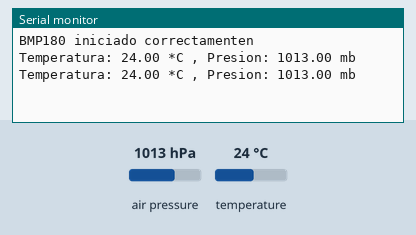
The sketch below on a simulated Arduino Uno, built with avr-gcc and run on an emulated ATmega328P. Shown: the last lines printed to the serial monitor. Inputs (shaded band) come from the test bench; at power-on: air pressure 1013 hPa, temperature 24 °C.

Above: at 1.8 s.
1.9 s: air pressure set to 952 hPa
At 2.8 s:
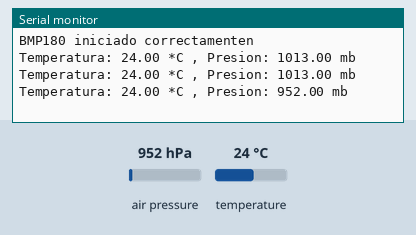
3.4 s: temperature set to 12 °C
At 4.7 s:
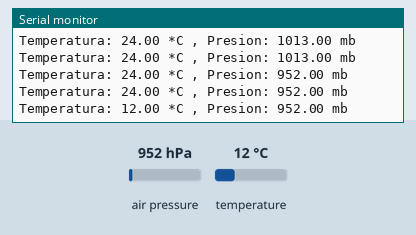
4.9 s: air pressure set to 975 hPa
At 6.0 s:
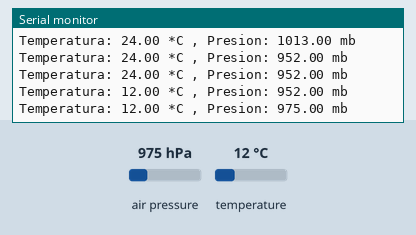
Timing chart, 0 to 7.9 s (numbered marks = the images above; inputs shaded):
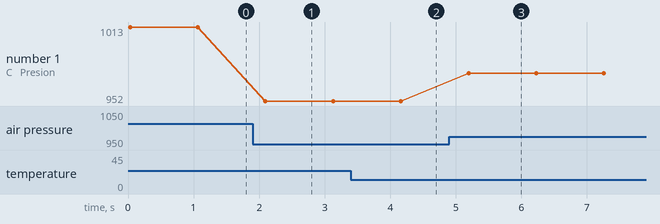

The sketch:

BMP.ino
```cpp
#include <SFE_BMP180.h>
#include <Wire.h>

SFE_BMP180 bmp180;

void setup()
{
  Serial.begin(9600);
  setupBMP180();
}

void loop()
{
  readBMP180();
}


void setupBMP180() {

    if (bmp180.begin())
      Serial.println("BMP180 iniciado correctamenten");
    else
    {
      Serial.println("Error al iniciar el BMP180");
      while (1) ;
      // bucle infinito
  }
}


void readBMP180() {
  char status;
  double T, P;

  status = bmp180.startTemperature();//Inicio de lectura de temperatura
  if (status != 0)
  {
    delay(status); //Pausa para que finalice la lectura
    status = bmp180.getTemperature(T); //Obtener la temperatura
    if (status != 0)
    {
      status = bmp180.startPressure(3); //Inicio lectura de presión
      if (status != 0)
      {
        delay(status);//Pausa para que finalice la lectura
        status = bmp180.getPressure(P, T); //Obtenemos la presión
        if (status != 0)
        {
          Serial.print("Temperatura: ");
          Serial.print(T, 2);
          Serial.print(" *C , ");
          Serial.print("Presion: ");
          Serial.print(P, 2);
          Serial.println(" mb");
        }
      }
    }
  }
  delay(1000);
}
```

Measured:
- after the input at 1.9 s, the serial monitor: prints a new line after 0.20 s (image 1)
- after the input at 3.4 s, the serial monitor: prints a new line after 0.76 s (image 2)
- after the input at 4.9 s, the serial monitor: prints a new line after 0.29 s (image 3)
- plotted number 1: 1013 → 952 after the input at 1.9 s, 952 → 975 after the input at 4.9 s
